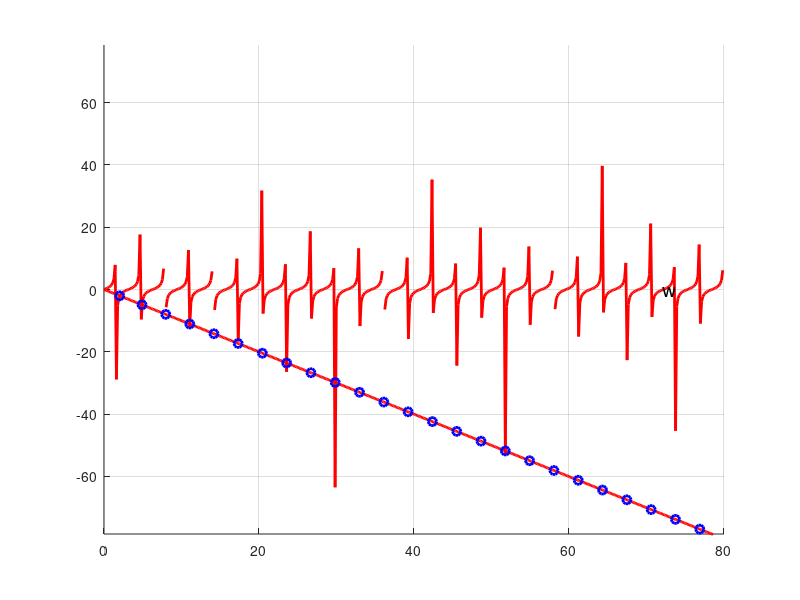
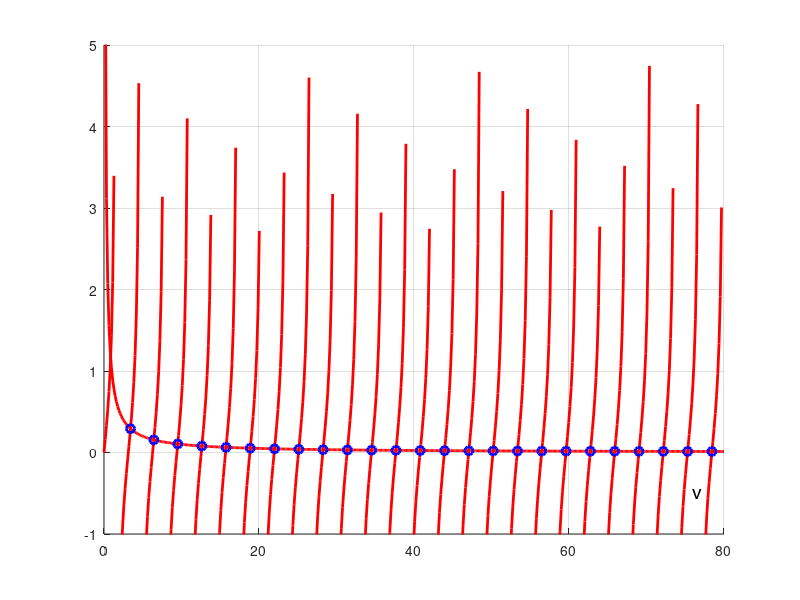
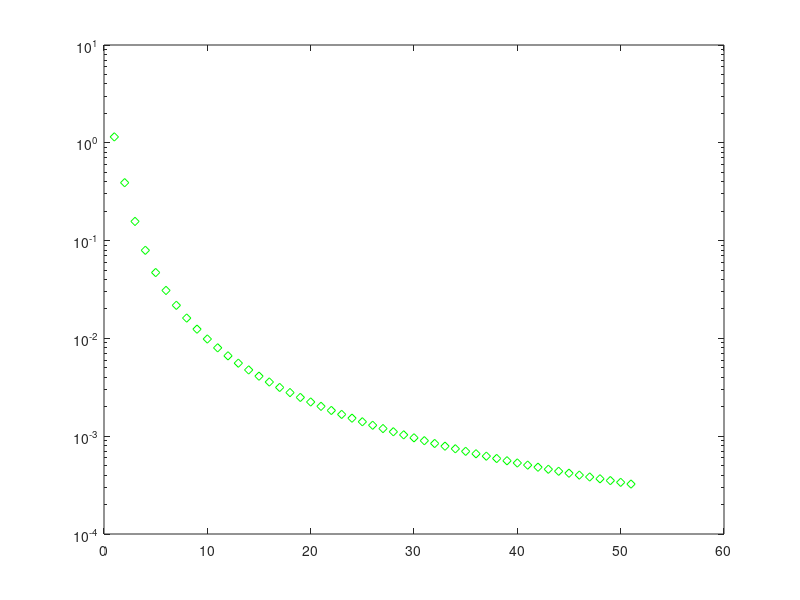

MATLAB code for these plots, in order:
%Computes the eigenvalues of K(x,z) = exp(-a*|x-z|) on [-1,1] by solving
%transcendental equations from Dongbin Xiu, Chapter 4 (eqns. 4.9 and 4.10)
clear all
close all
nmax = 25;
w = zeros(1,nmax);
a = 1;

% Even indices
ycrop = a*nmax*pi;
fun = @(x) tan(x)+a*x;
xx = linspace(0,(2*nmax+1)*pi/2,500);
hold on
yy = tan(xx);
jump = find(abs(yy)>ycrop);
yy(jump) = NaN;
plot(xx,yy,'r','LineWidth',2)
text(0.9*(2*nmax+1)*pi/2,-.5,'w','fontsize',14)
set(gca,'XGrid','on')
set(gca,'YGrid','on')
axis([0  (2*nmax+1)*pi/2  -ycrop  ycrop])
plot(xx,-a*xx,'r','LineWidth',2)
% Let's compute the eigenvalues numerically
disp(sprintf(' n       w       (2n-1)pi/2    lambda(n)'))
for n=1:nmax
    w(n) = fzero(fun,[(2*n-1)*pi/2+100*eps (2*n+1)*pi/2-100*eps]);
    disp(sprintf('%2d  %10f   %10f  %10f',n, w(n), (2*n-1)*pi/2, 2*a/(1+a*a*w(n)*w(n))))
end
plot(w,-a*w,'bo','LineWidth',2)
hold off

%pause
figure
v = zeros(1,nmax+1);
% Odd indices
ycrop = 5;
fun = @(x) 1-a*x*tan(x);
xx = linspace(0,(2*nmax+1)*pi/2,500);
hold on
yy = tan(xx);
jump = find(abs(yy)>ycrop);
yy(jump) = NaN;
plot(xx,yy,'r','LineWidth',2)
text(0.95*(2*nmax+1)*pi/2,-.5,'v','fontsize',14)
set(gca,'XGrid','on')
set(gca,'YGrid','on')
axis([0  (2*nmax+1)*pi/2  -1  ycrop])
plot(xx,1./(a*xx),'r','LineWidth',2)
% Let's compute the eigenvalues numerically
disp(sprintf(' n       v           n*pi      lambda(n)'))
v(1) = fzero(fun,[0 *pi/2-100*eps]);
disp(sprintf('%2d  %10f   %10f  %10f',1, v(1), 0, 2*a/(1+a*a*v(1)*v(1))))
for n=1:nmax
    v(n+1) = fzero(fun,[(2*n-1)*pi/2+100*eps (2*n+1)*pi/2-100*eps]);
    disp(sprintf('%2d  %10f   %10f  %10f',n+1, v(n+1), n*pi, 2*a/(1+a*a*v(n+1)*v(n+1))))
end
plot(v,1./(a*v),'bo','LineWidth',2)
hold off

figure
lambda = zeros(1,2*nmax+1);
for n=1:nmax
    lambda(2*n-1) = 2*a/(1+a*a*v(n)*v(n));
    lambda(2*n) = 2*a/(1+a*a*w(n)*w(n));
end
lambda(2*nmax+1) = 2*a/(1+a*a*v(nmax+1)*v(nmax+1));
semilogy(1:(2*nmax+1),lambda,'gd')
